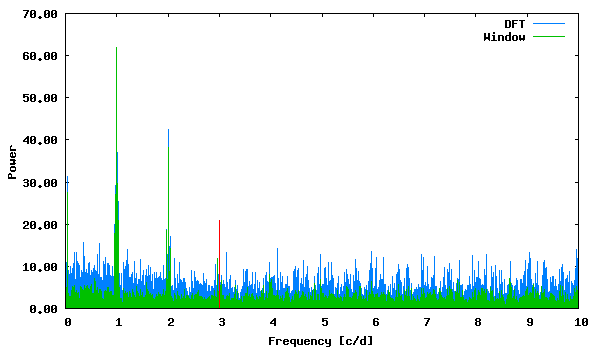

Source code (gnuplot):
set term png size 600,350 medium
set colors classic
set output "phase_lc_15.deeming.png"
set xlabel "Frequency [c/d]"
set ylabel "Power"
set format y "%5.2f"
plot "deeming.periodogram" using 1:2 with lines linecolor 3 title "DFT", "deeming.periodogram" using 1:3 with lines linecolor 2 title "Window", "<echo '3.005182 20.97095084'" with impulses linecolor 1 title ""
 
